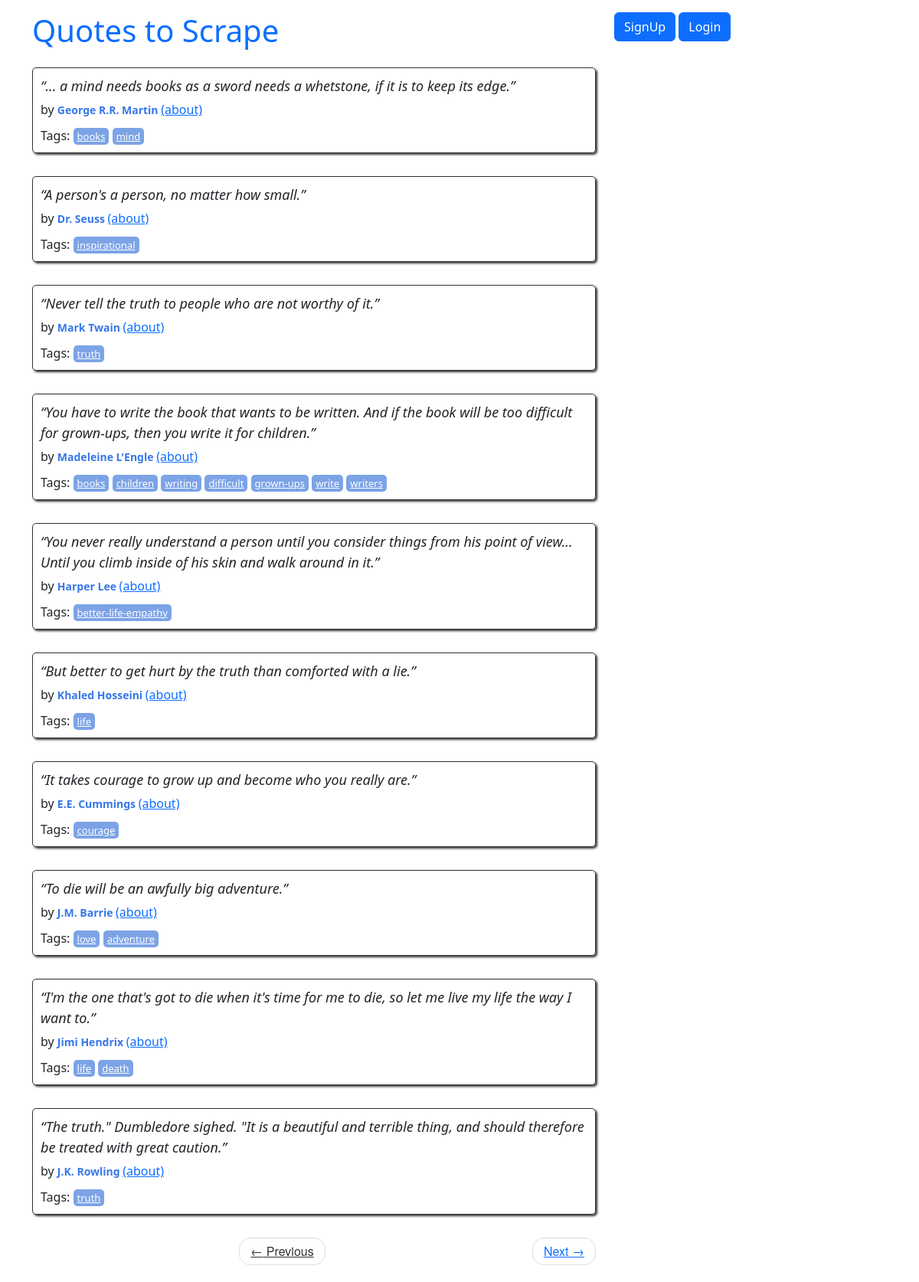
The page / on the database its author committed.
### quotes/models.py (models this page shows, shortened)
class Quote(models.Model):
    quote = models.TextField()
    tags = models.ManyToManyField(Tag)
    author = models.ForeignKey(
        Author, on_delete=models.CASCADE, default=None, null=True
    )
    created_at = models.DateTimeField(auto_now_add=True)

class Author(models.Model):
    fullname = models.CharField(max_length=50, unique=True)
    born_date = models.CharField(max_length=50)
    born_location = models.CharField(max_length=150)
    description = models.TextField()
    created_at = models.DateTimeField(auto_now_add=True)

class Tag(models.Model):
    name = models.CharField(max_length=30, null=False, unique=True)
    def __str__(self):
        return self.name

### quotes/views.py (the view)
# urls.py: path("", views.main, name="root"),
def main(request, page=1):
    quotes = Quote.objects.all().order_by('-created_at')  # Отримання всіх цитат із бази даних SQLite
    per_page = 10
    paginator = Paginator(quotes, per_page)
    quotes_on_page = paginator.get_page(page)
    return render(request, "quotes/index.html", context={"quotes": quotes_on_page})

### quotes/templates/quotes/index.html
{% extends 'quotes/base.html' %}
{% load extract %}
{% block content %}
<div class="row">
    <div class="col-md-8">
        {% for quote in quotes %}
        <div class="quote" itemscope="" itemtype="http://schema.org/CreativeWork">
            <span class="text" itemprop="text">
                {{ quote.quote }}
            </span>
            <span>by <small class="author" itemprop="author">
                {{ quote.author.fullname }}
            </small>
            <a href="{% url 'quotes:author_page' quote.author.id %}">(about)</a>
            </span>
            <div class="tags">
                Tags:
                {% for tag in quote.tags.all %}
                <a class="tag" href="{% url 'quotes:quote_page' tag.id %}">{{ tag }}</a>
                {% endfor %}
            </div>
        </div>
        {% endfor %}
        <nav>
        <ul class="pager">
            <li class="previous">
                <a class="{% if not quotes.has_previous %} disabled {% endif %}"
                   href="{% if quotes.has_previous %} {% url 'quotes:root_paginate' quotes.previous_page_number %} {% else %} # {% endif %}">
                    <span aria-hidden="true">←</span> Previous</a>
            </li>
            <li class="next">
                <a class="{% if not quotes.has_next %} disabled {% endif %}"
                   href="{% if quotes.has_next %} {% url 'quotes:root_paginate' quotes.next_page_number %} {% else %} # {% endif %}">
                    Next <span aria-hidden="true">→</span></a>
            </li>
        </ul>
        </nav>
    </div>
</div>
{% endblock %}

### quotes/templates/quotes/base.html (shortened to what this page needs)
<!doctype html>
<html lang="en">
<head>
    <link href="https://cdn.jsdelivr.net/npm/bootstrap@5.3.3/dist/css/bootstrap.min.css" rel="stylesheet"
>
    {% load static %}
    <link rel="stylesheet" href="{% static 'quotes/style.css' %}">
</head>
<body>
<div class="container">
    <div class="row header-box pt-3 mb-3">
        <div class="col-md-8">
            <h1>
                <a href="http://127.0.0.1:8000/" style="text-decoration: none">Quotes to Scrape</a>
            </h1>
        </div>
        <div class="col-md-4">
            <p>
                {% if user.is_authenticated %}
                    <a href="{% url 'users:logout' %}" class="btn btn-link">Logout</a>
                    <a href="{% url 'author_create' %}" class="btn btn-primary">Add Author</a>
                {% else %}
                    <a href="{% url 'users:signup' %}" class="btn btn-primary">SignUp</a>
                    <a href="{% url 'users:login' %}" class="btn btn-primary">Login</a>
                {% endif %}
            </p>
        </div>
    </div>
    {% block content %}
    {% endblock %}
</div>
</body>
</html>

### quotes/static/quotes/style.css (style rules this page uses)
.quote { padding: 10px; margin-bottom: 30px; border: 1px solid #333333; border-radius: 5px; box-shadow: 2px 2px 3px #333333; }
.quote span.text { display: block; margin-bottom: 5px; font-size: large; font-style: italic; }
.quote small.author { font-weight: bold; color: #3677E8; }
.quote .tags { margin-top: 10px; }
.tag { padding: 2px 5px; border-radius: 5px; color: white; font-size: small; background-color: #7CA3E6; }
.pager { font-family: "Raleway","Helvetica Neue",Helvetica,Arial,sans-serif; }
.pager { padding-left: 0; margin: 22px 0; list-style: none; text-align: center; }
.pager li { display: inline; }
.pager .next>a, .pager .next>span { float: right; }
.pager li>a, .pager li>span { display: inline-block; padding: 5px 14px; background-color: #ffffff; border: 1px solid #dddddd; border-radius: 15px; }
.disabled { color: #333333; cursor: not-allowed; }

### rows shown on the page
Quote: quote "“... a mind needs books as a sword needs a whetstone, if it is to keep its edge.”", author.fullname "George R.R. Martin"
Tag: name "books"
Tag: name "mind"
Quote: quote "“A person's a person, no matter how small.”", author.fullname "Dr. Seuss"
Tag: name "inspirational"
Quote: quote "“Never tell the truth to people who are not worthy of it.”", author.fullname "Mark Twain"
Tag: name "truth"
Quote: quote "“You have to write the book that wants to be written. And if the book will be too difficult for grown-ups, then you write it for children.”", author.fullname "Madeleine L'Engle"
Tag: name "children"
Tag: name "writing"
Tag: name "difficult"
Tag: name "grown-ups"
Tag: name "write"
Tag: name "writers"
Quote: quote "“You never really understand a person until you consider things from his point of view... Until you climb inside of his skin and walk around in it.”", author.fullname "Harper Lee"
Tag: name "better-life-empathy"
Quote: quote "“But better to get hurt by the truth than comforted with a lie.”", author.fullname "Khaled Hosseini"
Tag: name "life"
Quote: quote "“It takes courage to grow up and become who you really are.”", author.fullname "E.E. Cummings"
Tag: name "courage"
Quote: quote "“To die will be an awfully big adventure.”", author.fullname "J.M. Barrie"
Tag: name "love"
Tag: name "adventure"
Quote: quote "“I'm the one that's got to die when it's time for me to die, so let me live my life the way I want to.”", author.fullname "Jimi Hendrix"
Tag: name "death"
Quote: quote "“The truth.\" Dumbledore sighed. \"It is a beautiful and terrible thing, and should therefore be treated with great caution.”", author.fullname "J.K. Rowling"
